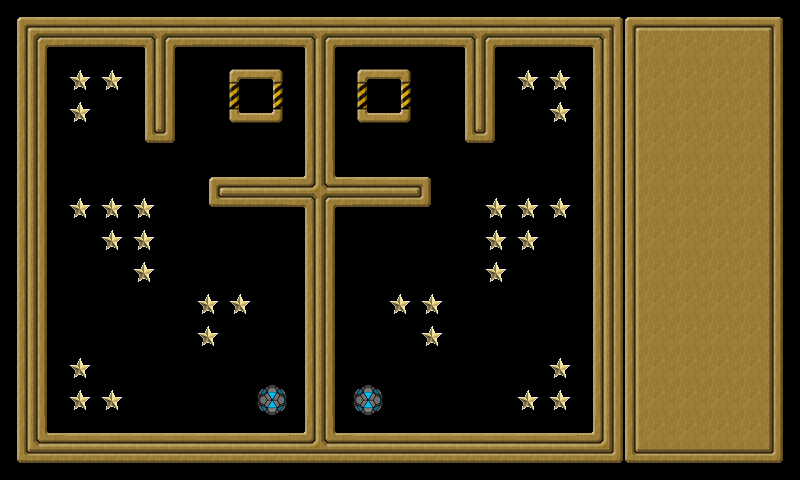

This is a level from a 2D game, rendered from its Tiled map with the project's own tilesets. A one-line summary and the map file follow, with tile-layer data summarised:
An orthogonal 25x15 tile map with 32x32 px tiles, 3 tile layers (background, extra, controlpanel), 3 tilesets and 43 objects (wall001, wall002, wall003, wall004, wall005, ...).

<map version="1.0" orientation="orthogonal" width="25" height="15" tilewidth="32" tileheight="32">
 <tileset firstgid="1" name="tileset" tilewidth="32" tileheight="32">
  <image source="tileset.png" width="160" height="448" />
 </tileset>
 <tileset firstgid="71" name="goodball" tilewidth="32" tileheight="32">
  <image source="goodball.png" width="32" height="32" />
 </tileset>
 <tileset firstgid="72" name="star" tilewidth="32" tileheight="32">
  <image source="star.png" width="32" height="32" />
 </tileset>
 <layer name="background" width="20" height="15">
  <data>[300 cells, 300 non-empty, 18 distinct tile ids]</data>
 </layer>
 <layer name="extra" width="20" height="15">
  <data>[300 cells, 32 non-empty, 2 distinct tile ids]</data>
 </layer>
 <layer name="controlpanel" width="25" height="15">
  <data>[375 cells, 90 non-empty, 9 distinct tile ids]</data>
 </layer>
 <objectgroup name="objects" width="20" height="15">
  <object name="wall001" x="0" y="0" width="592" height="48">
   <properties>
    <property name="objClass" value="wall" />
   </properties>
  </object>
  <object name="wall002" x="592" y="0" width="48" height="432">
   <properties>
    <property name="objClass" value="wall" />
   </properties>
  </object>
  <object name="wall003" x="48" y="432" width="592" height="48">
   <properties>
    <property name="objClass" value="wall" />
   </properties>
  </object>
  <object name="wall004" x="0" y="48" width="48" height="432">
   <properties>
    <property name="objClass" value="wall" />
   </properties>
  </object>
  <object name="wall005" x="208" y="176" width="96" height="32">
   <properties>
    <property name="objClass" value="wall" />
   </properties>
  </object>
  <object name="wall006" x="336" y="176" width="96" height="32">
   <properties>
    <property name="objClass" value="wall" />
   </properties>
  </object>
  <object name="wall007" x="144" y="48" width="32" height="96">
   <properties>
    <property name="objClass" value="wall" />
   </properties>
  </object>
  <object name="wall008" x="464" y="48" width="32" height="96">
   <properties>
    <property name="objClass" value="wall" />
   </properties>
  </object>
  <object name="wall009" x="304" y="48" width="32" height="384">
   <properties>
    <property name="objClass" value="wall" />
   </properties>
  </object>
  <object name="star001" x="520" y="392" width="16" height="16">
   <properties>
    <property name="objClass" value="star" />
   </properties>
  </object>
  <object name="star002" x="552" y="392" width="16" height="16">
   <properties>
    <property name="objClass" value="star" />
   </properties>
  </object>
  <object name="star003" x="552" y="360" width="16" height="16">
   <properties>
    <property name="objClass" value="star" />
   </properties>
  </object>
  <object name="star004" x="552" y="200" width="16" height="16">
   <properties>
    <property name="objClass" value="star" />
   </properties>
  </object>
  <object name="star005" x="520" y="200" width="16" height="16">
   <properties>
    <property name="objClass" value="star" />
   </properties>
  </object>
  <object name="star006" x="488" y="200" width="16" height="16">
   <properties>
    <property name="objClass" value="star" />
   </properties>
  </object>
  <object name="star007" x="488" y="232" width="16" height="16">
   <properties>
    <property name="objClass" value="star" />
   </properties>
  </object>
  <object name="star008" x="520" y="232" width="16" height="16">
   <properties>
    <property name="objClass" value="star" />
   </properties>
  </object>
  <object name="star009" x="488" y="264" width="16" height="16">
   <properties>
    <property name="objClass" value="star" />
   </properties>
  </object>
  <object name="star010" x="392" y="296" width="16" height="16">
   <properties>
    <property name="objClass" value="star" />
   </properties>
  </object>
  <object name="star011" x="104" y="72" width="16" height="16">
   <properties>
    <property name="objClass" value="star" />
   </properties>
  </object>
  <object name="star012" x="552" y="104" width="16" height="16">
   <properties>
    <property name="objClass" value="star" />
   </properties>
  </object>
  <object name="star013" x="520" y="72" width="16" height="16">
   <properties>
    <property name="objClass" value="star" />
   </properties>
  </object>
  <object name="star014" x="552" y="72" width="16" height="16">
   <properties>
    <property name="objClass" value="star" />
   </properties>
  </object>
  <object name="star015" x="104" y="392" width="16" height="16">
   <properties>
    <property name="objClass" value="star" />
   </properties>
  </object>
  <object name="star016" x="72" y="392" width="16" height="16">
   <properties>
    <property name="objClass" value="star" />
   </properties>
  </object>
  <object name="star017" x="72" y="360" width="16" height="16">
   <properties>
    <property name="objClass" value="star" />
   </properties>
  </object>
  <object name="star018" x="136" y="264" width="16" height="16">
   <properties>
    <property name="objClass" value="star" />
   </properties>
  </object>
  <object name="star019" x="136" y="232" width="16" height="16">
   <properties>
    <property name="objClass" value="star" />
   </properties>
  </object>
  <object name="star020" x="136" y="200" width="16" height="16">
   <properties>
    <property name="objClass" value="star" />
   </properties>
  </object>
  <object name="star021" x="104" y="232" width="16" height="16">
   <properties>
    <property name="objClass" value="star" />
   </properties>
  </object>
  <object name="star022" x="104" y="200" width="16" height="16">
   <properties>
    <property name="objClass" value="star" />
   </properties>
  </object>
  <object name="star023" x="72" y="200" width="16" height="16">
   <properties>
    <property name="objClass" value="star" />
   </properties>
  </object>
  <object name="star024" x="72" y="104" width="16" height="16">
   <properties>
    <property name="objClass" value="star" />
   </properties>
  </object>
  <object name="star025" x="72" y="72" width="16" height="16">
   <properties>
    <property name="objClass" value="star" />
   </properties>
  </object>
  <object name="star026" x="424" y="328" width="16" height="16">
   <properties>
    <property name="objClass" value="star" />
   </properties>
  </object>
  <object name="star027" x="424" y="296" width="16" height="16">
   <properties>
    <property name="objClass" value="star" />
   </properties>
  </object>
  <object name="star028" x="232" y="296" width="16" height="16">
   <properties>
    <property name="objClass" value="star" />
   </properties>
  </object>
  <object name="star029" x="200" y="296" width="16" height="16">
   <properties>
    <property name="objClass" value="star" />
   </properties>
  </object>
  <object name="star030" x="200" y="328" width="16" height="16">
   <properties>
    <property name="objClass" value="star" />
   </properties>
  </object>
  <object name="goal001" x="376" y="88" width="16" height="16">
   <properties>
    <property name="objClass" value="goal" />
   </properties>
   <ellipse />
  </object>
  <object name="goal002" x="248" y="88" width="16" height="16">
   <properties>
    <property name="objClass" value="goal" />
   </properties>
   <ellipse />
  </object>
  <object name="goodball001" x="258" y="386" width="29" height="29">
   <properties>
    <property name="objClass" value="goodball" />
   </properties>
   <ellipse />
  </object>
  <object name="goodball002" x="354" y="386" width="29" height="29">
   <properties>
    <property name="objClass" value="goodball" />
   </properties>
   <ellipse />
  </object>
 </objectgroup>
</map>
